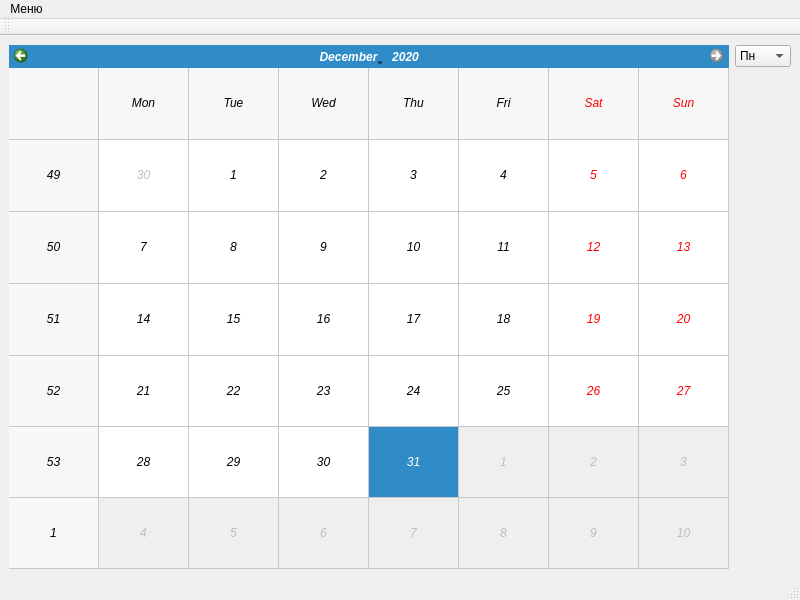
<?xml version="1.0" encoding="UTF-8"?>
<ui version="4.0">
 <class>MainWindow</class>
 <widget class="QMainWindow" name="MainWindow">
  <property name="geometry">
   <rect>
    <x>0</x>
    <y>0</y>
    <width>800</width>
    <height>600</height>
   </rect>
  </property>
  <property name="windowTitle">
   <string>Лабораторная работа №1</string>
  </property>
  <widget class="QWidget" name="centralwidget">
   <layout class="QGridLayout" name="gridLayout">
    <item row="0" column="1">
     <layout class="QVBoxLayout" name="verticalLayout">
      <item>
       <widget class="QComboBox" name="comboBox">
        <item>
         <property name="text">
          <string>Пн</string>
         </property>
        </item>
        <item>
         <property name="text">
          <string>Вт</string>
         </property>
        </item>
        <item>
         <property name="text">
          <string>Ср</string>
         </property>
        </item>
        <item>
         <property name="text">
          <string>Чт</string>
         </property>
        </item>
        <item>
         <property name="text">
          <string>Пт</string>
         </property>
        </item>
        <item>
         <property name="text">
          <string>Сб</string>
         </property>
        </item>
        <item>
         <property name="text">
          <string>Вскр</string>
         </property>
        </item>
       </widget>
      </item>
      <item>
       <spacer name="verticalSpacer">
        <property name="orientation">
         <enum>Qt::Vertical</enum>
        </property>
        <property name="sizeHint" stdset="0">
         <size>
          <width>20</width>
          <height>40</height>
         </size>
        </property>
       </spacer>
      </item>
     </layout>
    </item>
    <item row="0" column="0">
     <widget class="QCalendarWidget" name="calendarWidget">
      <property name="font">
       <font>
        <italic>true</italic>
       </font>
      </property>
      <property name="minimumDate">
       <date>
        <year>2020</year>
        <month>1</month>
        <day>1</day>
       </date>
      </property>
      <property name="maximumDate">
       <date>
        <year>2020</year>
        <month>12</month>
        <day>31</day>
       </date>
      </property>
      <property name="gridVisible">
       <bool>true</bool>
      </property>
     </widget>
    </item>
   </layout>
  </widget>
  <widget class="QMenuBar" name="menubar">
   <property name="geometry">
    <rect>
     <x>0</x>
     <y>0</y>
     <width>800</width>
     <height>21</height>
    </rect>
   </property>
   <widget class="QMenu" name="menu">
    <property name="title">
     <string>Меню</string>
    </property>
    <addaction name="authors"/>
    <addaction name="exit"/>
   </widget>
   <addaction name="menu"/>
  </widget>
  <widget class="QStatusBar" name="statusbar"/>
  <widget class="QToolBar" name="toolBar">
   <property name="windowTitle">
    <string>toolBar</string>
   </property>
   <attribute name="toolBarArea">
    <enum>TopToolBarArea</enum>
   </attribute>
   <attribute name="toolBarBreak">
    <bool>false</bool>
   </attribute>
  </widget>
  <action name="authors">
   <property name="text">
    <string>Авторы</string>
   </property>
  </action>
  <action name="exit">
   <property name="text">
    <string>Выход</string>
   </property>
  </action>
 </widget>
 <resources/>
 <connections>
  <connection>
   <sender>exit</sender>
   <signal>triggered()</signal>
   <receiver>MainWindow</receiver>
   <slot>close()</slot>
   <hints>
    <hint type="sourcelabel">
     <x>-1</x>
     <y>-1</y>
    </hint>
    <hint type="destinationlabel">
     <x>399</x>
     <y>299</y>
    </hint>
   </hints>
  </connection>
  <connection>
   <sender>authors</sender>
   <signal>triggered()</signal>
   <receiver>MainWindow</receiver>
   <slot>About_Lab1()</slot>
   <hints>
    <hint type="sourcelabel">
     <x>-1</x>
     <y>-1</y>
    </hint>
    <hint type="destinationlabel">
     <x>399</x>
     <y>299</y>
    </hint>
   </hints>
  </connection>
 </connections>
 <slots>
  <slot>About_Lab1()</slot>
 </slots>
</ui>
